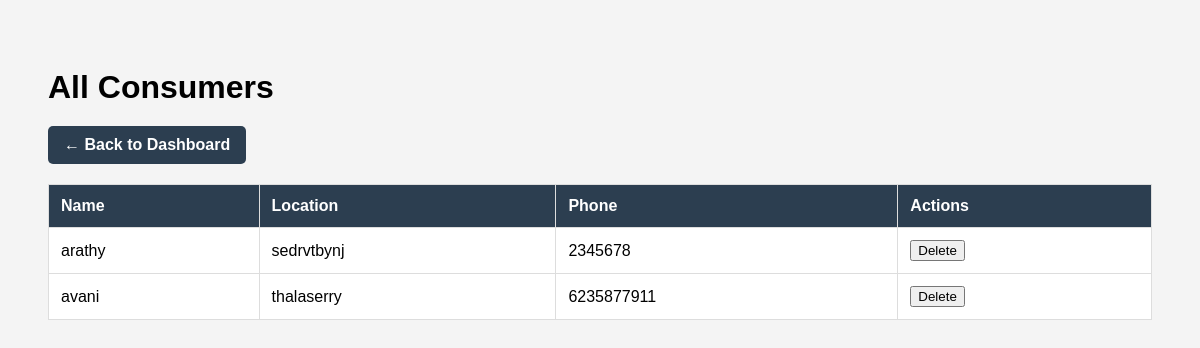
/manage_consumer (signed in), run on the app's committed database.
### consumer/models.py (models this page shows, shortened)
class ConsumerProfile(models.Model):
    user = models.OneToOneField(User, on_delete=models.CASCADE)
    location = models.CharField(max_length=100)
    phone = models.CharField(max_length=20, blank=True)

### subadmin/views.py (the view)
# urls.py: path('manage_consumer', views.manage_consumer, name='manage_consumer'),
@login_required(login_url='admin_login')
def manage_consumer(request):
    if request.user.is_staff:
        consumers = cmodel.ConsumerProfile.objects.all()
        return render(request, 'subadmin/manage_consumer.html', {'consumers': consumers})
    else:
        messages.error(request, "Access denied.")
        return redirect('admin_login')

### template/subadmin/manage_consumer.html (shortened to what this page needs)
<!DOCTYPE html>
<html lang="en">
<head>
</head>
<body>
    <h1>All Consumers</h1>
    <a href="{% url 'admin_home' %}" class="back-link">← Back to Dashboard</a>
    <table>
        <thead>
            <tr>
                <th>Name</th>
                <th>Location</th>
                <th>Phone</th>
                <th>Actions</th>
            </tr>
        </thead>
        <tbody>
            {% for consumer in consumers %}
                <tr>
                    <td>{{ consumer.user.username }}</td>
                    <td>{{ consumer.location }}</td>
                    <td>{{ consumer.phone }}</td>
                    <td><form action="{% url 'delete_consumer' consumer.id %}" method="post" style="display:inline;">
                        <button type="submit">Delete</button>
                    </form>
                    </td>
                </tr>
            {% empty %}
                <tr>
                    <td colspan="4">No consumers found.</td>
                </tr>
            {% endfor %}
        </tbody>
    </table>
</body>
</html>

### template/subadmin/manage_consumer.html (style rules this page uses)
body { font-family: Arial, sans-serif; padding: 40px; background-color: #f4f4f4; }
table { width: 100%; border-collapse: collapse; background: #fff; }
th, td { border: 1px solid #ddd; padding: 12px; text-align: left; }
th { background-color: #2c3e50; color: white; }
h1 { margin-bottom: 20px; }
.back-link { display: inline-block; margin-bottom: 20px; text-decoration: none; background-color: #2c3e50; color: white; padding: 10px 16px; border-radius: 5px; font-weight: bold; transition: background-color 0.2s ease-in-out; }

### data on the page
ConsumerProfile: user.username "arathy", location "sedrvtbynj", phone "2345678"
ConsumerProfile: user.username "avani", location "thalaserry", phone "6235877911"
